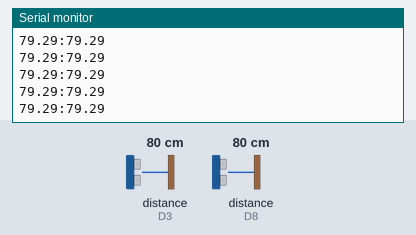
Simulated run of this sketch. Board: Arduino Nano 33 IoT. Parts: the last lines printed to the serial monitor. Wiring (inferred from the names in the program): 2 × ultrasonic range finder: trigger D2, echo D3 / trigger D7, echo D8. The test bench sets the inputs (shaded band); at power-on: distance to the obstacle (sensors on D3, D8) 80 cm. The echo pulse lasts 58.3 µs per cm; nothing arrives over Bluetooth unless stated; a phone connects over Bluetooth LE 3 s after start.

Above: at 3.9 s.
4.0 s: distance to the obstacle (sensor on D3) set to 2 cm
At 4.21 s:
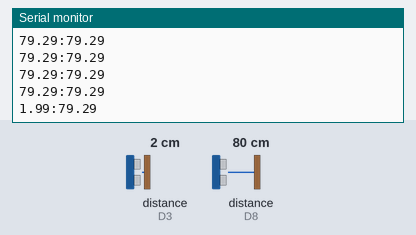
5.5 s: distance to the obstacle (sensor on D8) set to 2 cm
At 5.52 s:
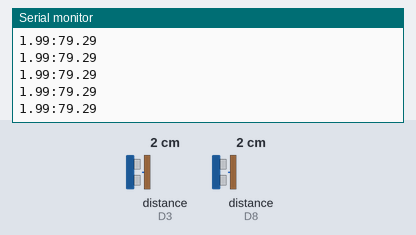
7.0 s: distance to the obstacle (sensor on D3) set to 4 cm
At 7.03 s:
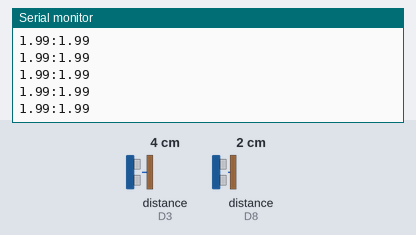
8.5 s: distance to the obstacle (sensor on D8) set to 4 cm
At 8.55 s:
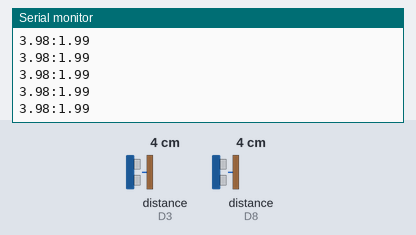
Timing chart, 0 to 11.0 s (numbered marks = the images above; inputs shaded):
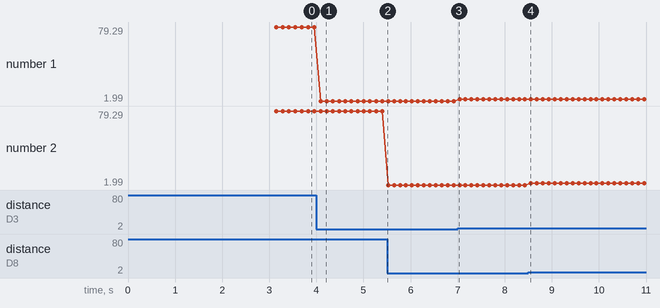

The sketch:

Ultrasonic.ino
```cpp
#include <ArduinoBLE.h>

BLEService service("9180f838-c19f-4b66-8e90-6ed4264d56f1");
BLEStringCharacteristic characteristic("f1199236-fe1c-4141-a40c-2c646cfdf497", BLERead | BLENotify, 100);

const int left_trigPin = 2;
const int left_echoPin = 3;
const int right_trigPin = 7;
const int right_echoPin = 8;

//define sound speed in cm/uS
#define SOUND_SPEED 0.034
#define CM_TO_INCH 0.393701

long duration;
float distanceCm;
float distanceInch;

void setup() {

  Serial.begin(9600); // Starts the serial communication

  setupBLE();
  while (!Serial);

  pinMode(left_trigPin, OUTPUT); // Sets the trigPin as an Output
  pinMode(left_echoPin, INPUT); // Sets the echoPin as an Input
  pinMode(right_trigPin, OUTPUT); // Sets the trigPin as an Output
  pinMode(right_echoPin, INPUT); // Sets the echoPin as an Input
}

void loop() {

  BLEDevice central = BLE.central();

  if(central){
    Serial.print("Connected to central: ");
    Serial.print(central.address());

    while(central.connected()){

      // Clears the trigPin
      digitalWrite(left_trigPin, LOW);
      delayMicroseconds(2);
      // Sets the trigPin on HIGH state for 10 micro seconds
      digitalWrite(left_trigPin, HIGH);
      delayMicroseconds(10);
      digitalWrite(left_trigPin, LOW);

      // Reads the echoPin, returns the sound wave travel time in microseconds
      duration = pulseIn(left_echoPin, HIGH);

      // Calculate the distance
      distanceCm = duration * SOUND_SPEED / 2;

      // Convert to inches
      distanceInch = distanceCm * CM_TO_INCH;

      // Prints the distance in the Serial Monitor
      String printString = "";
      printString.concat(distanceCm);
      printString.concat(":");

      //right us sensor
      digitalWrite(right_trigPin, LOW);
      delayMicroseconds(2);
      // Sets the trigPin on HIGH state for 10 micro seconds
      digitalWrite(right_trigPin, HIGH);
      delayMicroseconds(10);
      digitalWrite(right_trigPin, LOW);

      // Reads the echoPin, returns the sound wave travel time in microseconds
      duration = pulseIn(right_echoPin, HIGH);

      // Calculate the distance
      distanceCm = duration * SOUND_SPEED / 2;

      // Convert to inches
      distanceInch = distanceCm * CM_TO_INCH;

      // Prints the distance in the Serial Monitor
      printString.concat(distanceCm);

      Serial.println(printString);
      characteristic.writeValue(printString);

      delay(125);
    }

    Serial.print("Disonnected from central: ");
    Serial.print(central.address());
  }


}

void setupBLE(){
  if(!BLE.begin()){
      Serial.println("starting BLE failed");
      while(1);
    }

  BLE.setLocalName("Utrasonic sensor");
  BLE.setAdvertisedService(service);
  service.addCharacteristic(characteristic);
  BLE.addService(service);
  BLE.advertise();
  Serial.println("Bluetooth is active waiting for connection...");
}
```

Measured:
- after the input at 4.0 s, the serial monitor: prints a new line after 0.09 s (image 1)
- plotted number 1: 79.29 → 1.99 after the input at 4.0 s, 1.99 → 3.98 after the input at 7.0 s
